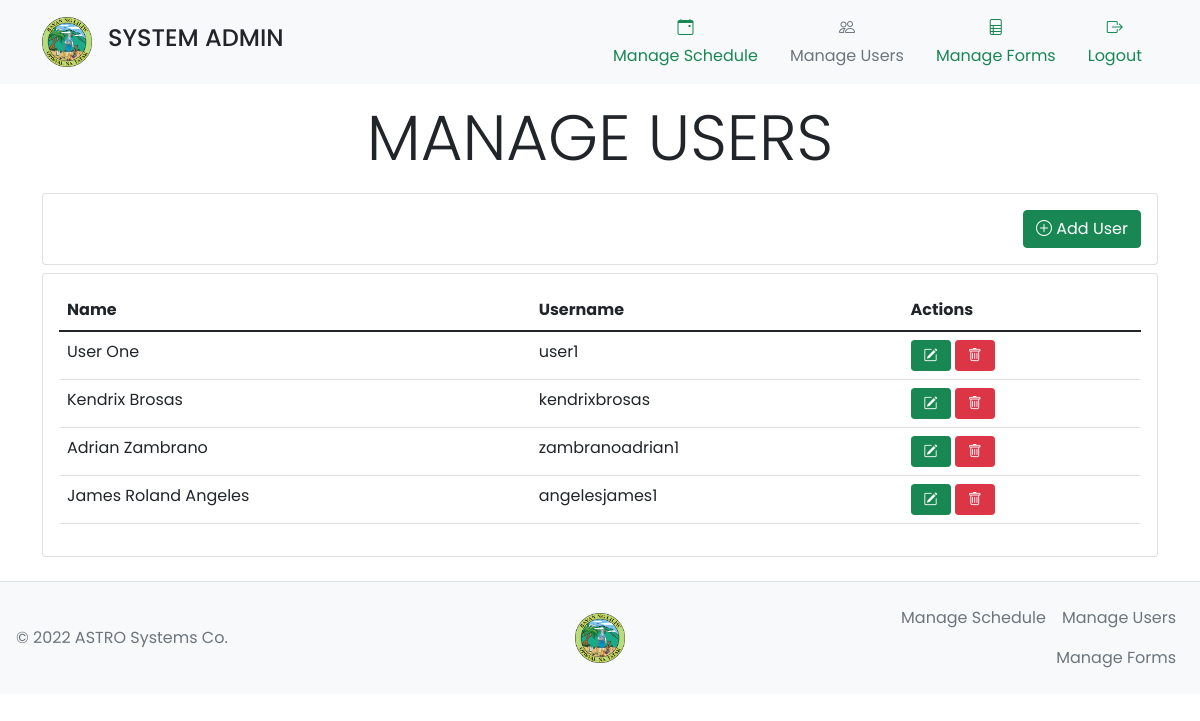
Page /adminmanageusers.php (signed in) on the committed database.
### tables this page shows
CREATE TABLE `users` (
  `id` int(11) NOT NULL,
  `name` varchar(100) NOT NULL,
  `username` varchar(100) NOT NULL,
  `password` varchar(100) NOT NULL
);

### adminmanageusers.php (the view, shortened to what this page needs)
<!DOCTYPE html>
<html>
<head>
  <link href="https://cdn.jsdelivr.net/npm/bootstrap@5.1.3/dist/css/bootstrap.min.css" rel="stylesheet">
  <link rel="stylesheet" href="https://cdn.jsdelivr.net/npm/bootstrap-icons@1.7.2/font/bootstrap-icons.css">
  <link rel="stylesheet" href="style.css" type="text/css" />
</head>
<body>
  <header>
    <div class="px-3 py-2 bg-light mb-3">
      <div class="container">
        <div class="d-flex flex-wrap align-items-center justify-content-center justify-content-lg-start">
          <a href="adminmanageschedule.php" class="d-flex align-items-center my-2 my-lg-0 me-lg-auto text-white text-decoration-none">
            <img class="navbar-brand" src="LILIW.png" alt="LILIW LOGO" height="60" />
            <h4 class="text-dark">SYSTEM ADMIN</h4>
          </a>
          <ul class="nav col-12 col-lg-auto my-2 justify-content-center my-md-0 text-small">
            <li>
              <a href="adminmanageschedule.php" class="nav-link text-success">
                <i class="bi bi-calendar-event d-block mx-auto mb-1 text-center"></i>
                Manage Schedule
              </a>
            </li>
            <li>
              <a class="nav-link text-secondary">
                <i class="bi bi-people d-block mx-auto mb-1 text-center"></i>
                Manage Users
              </a>
            </li>
            <li>
              <a href="adminmanageforms.php" class="nav-link text-success">
                <i class="bi bi-file-ruled d-block mx-auto mb-1 text-center"></i>
                Manage Forms
              </a>
            </li>
            <li>
              <a href="adminlogout.php" class="nav-link text-success">
                <i class="bi bi-box-arrow-right d-block mx-auto mb-1 text-center"></i>
                Logout
              </a>
            </li>
          </ul>
        </div>
      </div>
    </div>
  </header>
<div class="container">
  <h1 class="text-center mb-3 display-3">MANAGE USERS</h1>
  <div class="col-md-12">
    <div class="card mt-2">
      <div class="card-body text-end">
        <div class="btn-group">
          <a class="btn btn-md btn-success" href="adminaddusers.php"><i class="bi bi-plus-circle"></i> Add User</a>
        </div>
      </div>
    </div>
  </div>
  <div class="col-md-12">
    <div class="card mt-2">
      <div class="card-body">
        <div class="table-responsive">
          <table class="table">
            <thead>
              <tr>
                <th>Name</th>
                <th>Username</th>
                <th>Actions</th>
              </tr>
            </thead>
            <tbody>
              <?php
              include 'conn.php';
              $query = "SELECT * FROM users";
              $query_run = mysqli_query($conn, $query);
              if (mysqli_num_rows($query_run) > 0) {
                foreach ($query_run as $items) {
                  ?>
                  <tr>
                    <td><?= $items['name']; ?></td>
                    <td><?= $items['username']; ?></td>
                    <td class="text-right">
                      <a href="admineditusers.php?id=<?= $items['id']; ?>" class="btn btn-success btn-sm" style="width: 40px;"><i class="bi bi-pencil-square"></i></a>
                      <a href="admindropusers.php?id=<?= $items['id']; ?>" class="btn btn-danger btn-sm" style="width: 40px;"><i class="bi bi-trash"></i></a>
                    </td>
                  </tr>
                  <?php
                }
              } else
              {
                ?>
                <tr>
                  <td colspan="3">No Users Found</td>
                </tr>
                <?php
              }
              ?>
            </tbody>
          </table>
        </div>
      </div>
    </div>
  </div>
</div>
<footer class="bg-light d-flex flex-wrap justify-content-between align-items-center px-3 py-3 my-4 border-top">
  <p class="col-md-4 mb-0 text-muted">
    © 2022 ASTRO Systems Co.
  </p>
  <a href="home.php" class="col-md-4 d-flex align-items-center justify-content-center mb-3 mb-md-0 me-md-auto link-dark text-decoration-none">
    <img src="LILIW.png" width="50">
  </a>
  <ul class="nav col-md-4 justify-content-end">
    <li class="nav-item"><a href="adminmanageschedule.php" class="nav-link px-2 text-muted">Manage Schedule</a></li>
    <li class="nav-item"><a href="adminmanageusers.php" class="nav-link px-2 text-muted">Manage Users</a></li>
    <li class="nav-item"><a href="adminmanageforms.php" class="nav-link px-2 text-muted">Manage Forms</a></li>
  </ul>
</footer>
</body>
</html>

### style.css (style rules this page uses)
* { margin: 0; padding: 0; font-size: 10; font-family: 'Poppins', sans-serif; }
body { background: url('https://encrypted-tbn0.gstatic.com/images?q=tbn:ANd9GcR9X175tdQGgm4oMfr03g7XIpi-wjPend63-A&usqp=CAU') no-repeat center center fixed; -webkit-background-size: cover; -moz-background-size: cover; background-size: cover; -o-background-size: cover; }

### rows in the picture
users: name "User One", username "user1"
users: name "Kendrix Brosas", username "kendrixbrosas"
users: name "Adrian Zambrano", username "zambranoadrian1"
users: name "James Roland Angeles", username "angelesjames1", $items['id'] 4 (drawn)
